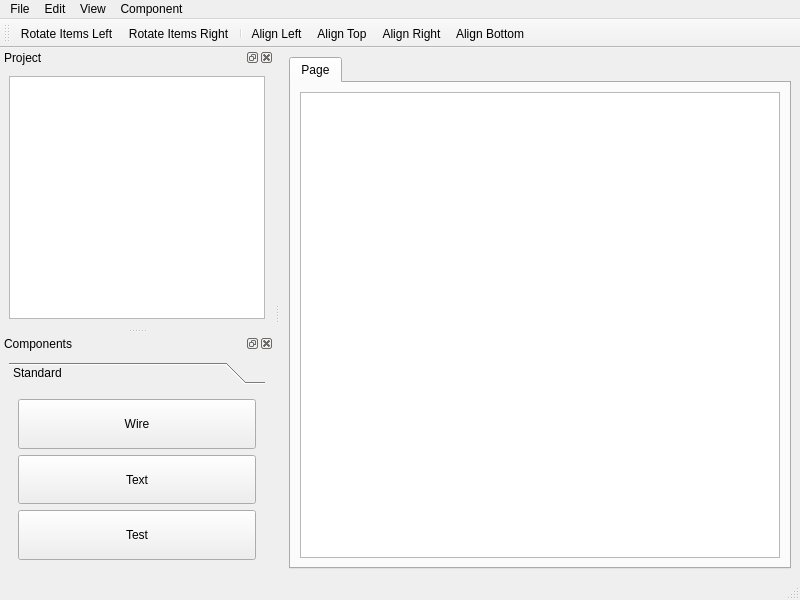
<?xml version="1.0" encoding="UTF-8"?>
<ui version="4.0">
 <class>MainWindow</class>
 <widget class="QMainWindow" name="MainWindow">
  <property name="geometry">
   <rect>
    <x>0</x>
    <y>0</y>
    <width>800</width>
    <height>600</height>
   </rect>
  </property>
  <property name="windowTitle">
   <string>MainWindow</string>
  </property>
  <property name="locale">
   <locale language="English" country="UnitedStates"/>
  </property>
  <widget class="QWidget" name="centralwidget">
   <layout class="QHBoxLayout" name="horizontalLayout">
    <item>
     <widget class="QTabWidget" name="tabWidget">
      <property name="currentIndex">
       <number>0</number>
      </property>
      <widget class="QWidget" name="tabPrincipalScheme">
       <property name="enabled">
        <bool>true</bool>
       </property>
       <property name="statusTip">
        <string/>
       </property>
       <attribute name="title">
        <string>Page</string>
       </attribute>
       <layout class="QVBoxLayout" name="verticalLayout_2">
        <item>
         <widget class="SchemeView" name="principalSchemeView"/>
        </item>
       </layout>
      </widget>
     </widget>
    </item>
   </layout>
  </widget>
  <widget class="QMenuBar" name="menubar">
   <property name="geometry">
    <rect>
     <x>0</x>
     <y>0</y>
     <width>800</width>
     <height>25</height>
    </rect>
   </property>
   <widget class="QMenu" name="menuUy">
    <property name="title">
     <string>File</string>
    </property>
    <addaction name="actionCreateProject"/>
   </widget>
   <widget class="QMenu" name="menuComponent">
    <property name="title">
     <string>Component</string>
    </property>
    <addaction name="actionPrincipal_Scheme_Component_Library"/>
   </widget>
   <widget class="QMenu" name="menuView">
    <property name="title">
     <string>View</string>
    </property>
    <widget class="QMenu" name="menuGrid">
     <property name="title">
      <string>Grid</string>
     </property>
     <addaction name="actionNo_Grid"/>
     <addaction name="action10x10_Grid"/>
     <addaction name="action20x20_Grid"/>
    </widget>
    <addaction name="menuGrid"/>
   </widget>
   <widget class="QMenu" name="menuEdit">
    <property name="title">
     <string>Edit</string>
    </property>
    <addaction name="actionUndo_Command"/>
    <addaction name="actionRedo_Command"/>
   </widget>
   <addaction name="menuUy"/>
   <addaction name="menuEdit"/>
   <addaction name="menuView"/>
   <addaction name="menuComponent"/>
  </widget>
  <widget class="QStatusBar" name="statusbar"/>
  <widget class="QToolBar" name="toolBar">
   <property name="windowTitle">
    <string>toolBar</string>
   </property>
   <property name="autoFillBackground">
    <bool>false</bool>
   </property>
   <property name="styleSheet">
    <string notr="true"/>
   </property>
   <property name="iconSize">
    <size>
     <width>32</width>
     <height>32</height>
    </size>
   </property>
   <attribute name="toolBarArea">
    <enum>TopToolBarArea</enum>
   </attribute>
   <attribute name="toolBarBreak">
    <bool>false</bool>
   </attribute>
   <addaction name="actionRotate_ItemsLeft"/>
   <addaction name="actionRotate_Items_Right"/>
   <addaction name="separator"/>
   <addaction name="actionAlign_Left"/>
   <addaction name="actionAlign_Top"/>
   <addaction name="actionAlign_Right"/>
   <addaction name="actionAlign_Bottom"/>
  </widget>
  <widget class="QDockWidget" name="dockProjectExplorer">
   <property name="minimumSize">
    <size>
     <width>100</width>
     <height>200</height>
    </size>
   </property>
   <property name="windowTitle">
    <string>Project</string>
   </property>
   <attribute name="dockWidgetArea">
    <number>1</number>
   </attribute>
   <widget class="QWidget" name="dockWidgetContents">
    <layout class="QVBoxLayout" name="verticalLayout">
     <item>
      <widget class="QTreeView" name="projectTree">
       <property name="maximumSize">
        <size>
         <width>16777215</width>
         <height>1677777</height>
        </size>
       </property>
      </widget>
     </item>
    </layout>
   </widget>
  </widget>
  <widget class="QDockWidget" name="dockComponents">
   <property name="minimumSize">
    <size>
     <width>100</width>
     <height>200</height>
    </size>
   </property>
   <property name="floating">
    <bool>false</bool>
   </property>
   <property name="windowTitle">
    <string>Components</string>
   </property>
   <attribute name="dockWidgetArea">
    <number>1</number>
   </attribute>
   <widget class="QWidget" name="dockWidgetContents_2">
    <layout class="QGridLayout" name="gridLayout_2">
     <item row="0" column="0">
      <widget class="QToolBox" name="componentToolBox">
       <property name="currentIndex">
        <number>0</number>
       </property>
       <widget class="QWidget" name="pageStandard">
        <property name="geometry">
         <rect>
          <x>0</x>
          <y>0</y>
          <width>243</width>
          <height>198</height>
         </rect>
        </property>
        <attribute name="label">
         <string>Standard</string>
        </attribute>
        <layout class="QVBoxLayout" name="verticalLayout_3">
         <item>
          <widget class="QToolButton" name="toolButton_2">
           <property name="sizePolicy">
            <sizepolicy hsizetype="Minimum" vsizetype="Minimum">
             <horstretch>0</horstretch>
             <verstretch>0</verstretch>
            </sizepolicy>
           </property>
           <property name="text">
            <string>Wire</string>
           </property>
           <property name="icon">
            <iconset resource="res.qrc">
             <normaloff>:/ui/icons/images/wire.svg</normaloff>:/ui/icons/images/wire.svg</iconset>
           </property>
           <property name="iconSize">
            <size>
             <width>48</width>
             <height>48</height>
            </size>
           </property>
          </widget>
         </item>
         <item>
          <widget class="QToolButton" name="tbText">
           <property name="sizePolicy">
            <sizepolicy hsizetype="Minimum" vsizetype="Minimum">
             <horstretch>0</horstretch>
             <verstretch>0</verstretch>
            </sizepolicy>
           </property>
           <property name="text">
            <string>Text</string>
           </property>
           <property name="icon">
            <iconset resource="res.qrc">
             <normaloff>:/ui/icons/images/label.svg</normaloff>:/ui/icons/images/label.svg</iconset>
           </property>
           <property name="iconSize">
            <size>
             <width>48</width>
             <height>48</height>
            </size>
           </property>
           <property name="toolButtonStyle">
            <enum>Qt::ToolButtonIconOnly</enum>
           </property>
          </widget>
         </item>
         <item>
          <widget class="QToolButton" name="toolButton">
           <property name="sizePolicy">
            <sizepolicy hsizetype="Minimum" vsizetype="Minimum">
             <horstretch>0</horstretch>
             <verstretch>0</verstretch>
            </sizepolicy>
           </property>
           <property name="text">
            <string>Test</string>
           </property>
           <property name="icon">
            <iconset resource="res.qrc">
             <normaloff>:/ui/icons/images/resitor.svg</normaloff>:/ui/icons/images/resitor.svg</iconset>
           </property>
           <property name="iconSize">
            <size>
             <width>48</width>
             <height>48</height>
            </size>
           </property>
           <property name="toolButtonStyle">
            <enum>Qt::ToolButtonIconOnly</enum>
           </property>
          </widget>
         </item>
        </layout>
       </widget>
      </widget>
     </item>
    </layout>
   </widget>
  </widget>
  <action name="actionCreateProject">
   <property name="text">
    <string>Create Project</string>
   </property>
   <property name="toolTip">
    <string>Creates new project</string>
   </property>
  </action>
  <action name="actionPrincipal_Scheme_Component_Library">
   <property name="text">
    <string>Principal Scheme Component Library</string>
   </property>
   <property name="toolTip">
    <string>Browse through principal scheme components</string>
   </property>
  </action>
  <action name="actionText">
   <property name="icon">
    <iconset resource="res.qrc">
     <normaloff>:/ui/icons/images/label.svg</normaloff>:/ui/icons/images/label.svg</iconset>
   </property>
   <property name="text">
    <string>Text</string>
   </property>
   <property name="toolTip">
    <string>Add new text label</string>
   </property>
  </action>
  <action name="actionNo_Grid">
   <property name="text">
    <string>No Grid</string>
   </property>
  </action>
  <action name="action10x10_Grid">
   <property name="text">
    <string>10x10 Grid</string>
   </property>
  </action>
  <action name="action20x20_Grid">
   <property name="text">
    <string>20x20 Grid</string>
   </property>
  </action>
  <action name="actionRotate_ItemsLeft">
   <property name="icon">
    <iconset>
     <normalon>:/ui/icons/images/rotate-left.png</normalon>
    </iconset>
   </property>
   <property name="text">
    <string>Rotate Items Left</string>
   </property>
   <property name="toolTip">
    <string>Rotate selected items to left</string>
   </property>
  </action>
  <action name="actionRotate_Items_Right">
   <property name="icon">
    <iconset>
     <normalon>:/ui/icons/images/rotate-right.png</normalon>
    </iconset>
   </property>
   <property name="text">
    <string>Rotate Items Right</string>
   </property>
   <property name="toolTip">
    <string>Rotate Selected Items Right</string>
   </property>
  </action>
  <action name="actionUndo_Command">
   <property name="text">
    <string>Undo</string>
   </property>
   <property name="toolTip">
    <string>Undo last command</string>
   </property>
   <property name="shortcut">
    <string>Ctrl+Z</string>
   </property>
  </action>
  <action name="actionRedo_Command">
   <property name="text">
    <string>Redo</string>
   </property>
   <property name="toolTip">
    <string>Redo last command</string>
   </property>
   <property name="shortcut">
    <string>Ctrl+Y</string>
   </property>
  </action>
  <action name="actionAlign_Left">
   <property name="icon">
    <iconset>
     <normalon>:/ui/icons/images/align-left.png</normalon>
    </iconset>
   </property>
   <property name="text">
    <string>Align Left</string>
   </property>
   <property name="toolTip">
    <string>Align components on the left side</string>
   </property>
  </action>
  <action name="actionAlign_Right">
   <property name="icon">
    <iconset>
     <normalon>:/ui/icons/images/align-right.png</normalon>
    </iconset>
   </property>
   <property name="text">
    <string>Align Right</string>
   </property>
   <property name="toolTip">
    <string>Align items on the right side</string>
   </property>
  </action>
  <action name="actionAlign_Top">
   <property name="icon">
    <iconset>
     <normalon>:/ui/icons/images/align-top.png</normalon>
    </iconset>
   </property>
   <property name="text">
    <string>Align Top</string>
   </property>
   <property name="toolTip">
    <string>Align items on the top side</string>
   </property>
  </action>
  <action name="actionAlign_Bottom">
   <property name="icon">
    <iconset>
     <normalon>:/ui/icons/images/align-bottom.png</normalon>
    </iconset>
   </property>
   <property name="text">
    <string>Align Bottom</string>
   </property>
   <property name="toolTip">
    <string>Align Items on the bottom side</string>
   </property>
  </action>
 </widget>
 <customwidgets>
  <customwidget>
   <class>SchemeView</class>
   <extends>QGraphicsView</extends>
   <header>schemeview.h</header>
   <slots>
    <signal>componentSelected(GraphicsComponent*)</signal>
   </slots>
  </customwidget>
 </customwidgets>
 <resources>
  <include location="res.qrc"/>
 </resources>
 <connections>
  <connection>
   <sender>tbText</sender>
   <signal>clicked()</signal>
   <receiver>actionText</receiver>
   <slot>trigger()</slot>
   <hints>
    <hint type="sourcelabel">
     <x>136</x>
     <y>519</y>
    </hint>
    <hint type="destinationlabel">
     <x>-1</x>
     <y>-1</y>
    </hint>
   </hints>
  </connection>
 </connections>
</ui>
